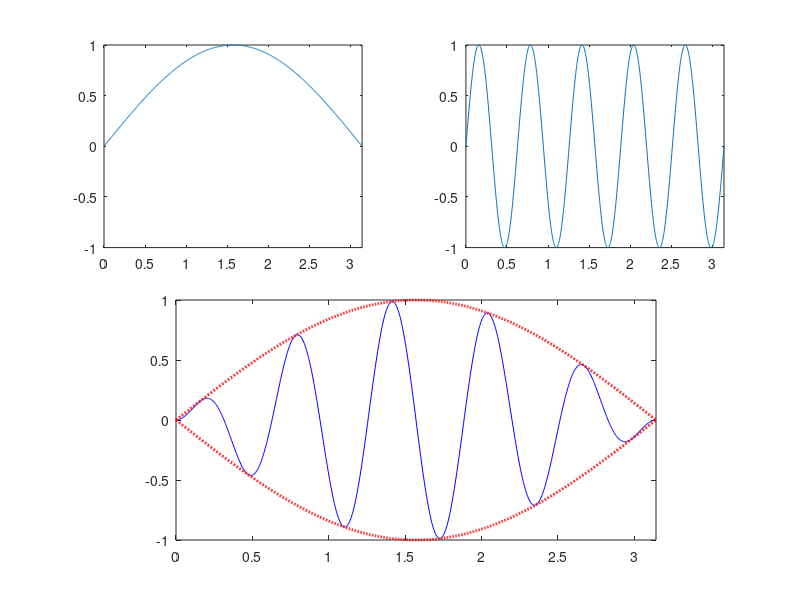

This figure's MATLAB source:
%exm050209 

clf
t=(pi*(0:1000)/1000)';
y1=sin(t);y2=sin(10*t);y12=sin(t).*sin(10*t);
subplot(2,2,1)								% 
plot(t,y1);axis([0,pi,-1,1])
subplot(2,2,2)								% 
plot(t,y2);axis([0,pi,-1,1])
subplot('position',[0.22,0.1,0.6,0.40])	% 
plot(t,y12,'b-',t,[y1,-y1],'r:','LineWidth',2)
axis([0,pi,-1,1])  







